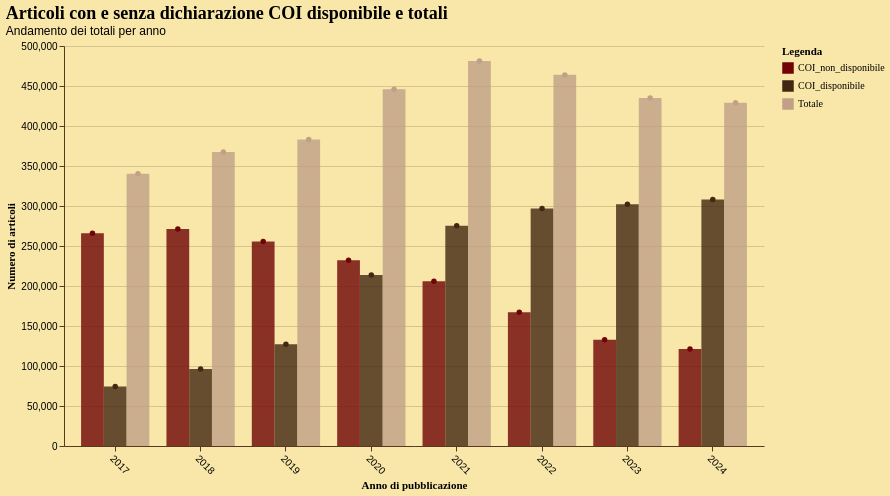

Vega-Lite specification for this chart:
### Vega-Lite specification from a JSON file in a GitHub repository (floating-point values rounded to 4 significant figures)
{"config": {"background": "#fbf3d3", "view": {"stroke": "transparent", "width": 350, "height": 250}, "axis": {"domainColor": "#5a3921", "gridColor": "#5a3921", "gridOpacity": 0.2, "tickColor": "#5a3921", "labelColor": "black", "titleColor": "black", "titleFont": "EB Garamond"}, "legend": {"labelColor": "black", "titleColor": "black", "labelFont": "EB Garamond", "titleFont": "EB Garamond"}, "title": {"color": "black", "font": "EB Garamond", "anchor": "start", "fontSize": 18}, "mark": {"color": "#6b4a32", "opacity": 0.8}, "bar": {"color": "#6b4a32", "opacity": 0.8}, "line": {"color": "#6b4a32", "opacity": 0.8}, "area": {"color": "#6b4a32", "opacity": 0.8}, "point": {"color": "#6b4a32", "opacity": 0.8}}, "layer": [{"mark": {"type": "bar"}, "encoding": {"color": {"field": "Tipo", "legend": {"title": "Legenda"}, "scale": {"domain": ["COI_non_disponibile", "COI_disponibile", "Totale"], "range": ["#700406", "#432711", "#c1a087"]}, "type": "nominal"}, "x": {"axis": {"labelAngle": 45, "title": "Anno di pubblicazione"}, "field": "Anno", "type": "ordinal"}, "xOffset": {"field": "Tipo", "type": "nominal"}, "y": {"axis": {"title": "Numero di articoli"}, "field": "Articoli", "type": "quantitative"}}, "transform": [{"fold": ["COI_non_disponibile", "COI_disponibile", "Totale"], "as": ["Tipo", "Articoli"]}]}, {"mark": {"type": "line", "point": true}, "encoding": {"color": {"field": "Tipo", "legend": null, "scale": {"domain": ["COI_non_disponibile", "COI_disponibile", "Totale"], "range": ["#700406", "#432711", "#c1a087"]}, "type": "nominal"}, "x": {"axis": {"labelAngle": 45, "title": "Anno di pubblicazione"}, "field": "Anno", "type": "ordinal"}, "xOffset": {"field": "Tipo", "type": "nominal"}, "y": {"field": "Articoli", "type": "quantitative"}}, "transform": [{"fold": ["COI_non_disponibile", "COI_disponibile", "Totale"], "as": ["Tipo", "Articoli"]}]}], "background": "#f8e7a9", "data": {"name": "data-8fdebcc34ec057f32f07517bf07a50d9"}, "height": 400, "title": {"text": "Articoli con e senza dichiarazione COI disponibile e totali", "subtitle": "Andamento dei totali per anno"}, "width": 700, "$schema": "https://vega.github.io/schema/vega-lite/v5.20.1.json", "datasets": {"data-8fdebcc34ec057f32f07517bf07a50d9": [{"Unnamed: 0": 0, "Anno": 2017, "COI_disponibile": 74506, "COI_non_disponibile": 265930, "with_COI_%": 21.9, "no_COI_%": 78.1, "Totale": 340436}, {"Unnamed: 0": 1, "Anno": 2018, "COI_disponibile": 96346, "COI_non_disponibile": 271268, "with_COI_%": 26.2, "no_COI_%": 73.8, "Totale": 367614}, {"Unnamed: 0": 2, "Anno": 2019, "COI_disponibile": 127288, "COI_non_disponibile": 255718, "with_COI_%": 33.2, "no_COI_%": 66.8, "Totale": 383006}, {"Unnamed: 0": 3, "Anno": 2020, "COI_disponibile": 213626, "COI_non_disponibile": 232257, "with_COI_%": 47.9, "no_COI_%": 52.1, "Totale": 445883}, {"Unnamed: 0": 4, "Anno": 2021, "COI_disponibile": 275347, "COI_non_disponibile": 205902, "with_COI_%": 57.2, "no_COI_%": 42.8, "Totale": 481249}, {"Unnamed: 0": 5, "Anno": 2022, "COI_disponibile": 296750, "COI_non_disponibile": 167169, "with_COI_%": 64.0, "no_COI_%": 36.0, "Totale": 463919}, {"Unnamed: 0": 6, "Anno": 2023, "COI_disponibile": 302109, "COI_non_disponibile": 132863, "with_COI_%": 69.5, "no_COI_%": 30.5, "Totale": 434972}, {"Unnamed: 0": 7, "Anno": 2024, "COI_disponibile": 308027, "COI_non_disponibile": 121115, "with_COI_%": 71.8, "no_COI_%": 28.2, "Totale": 429142}]}}
